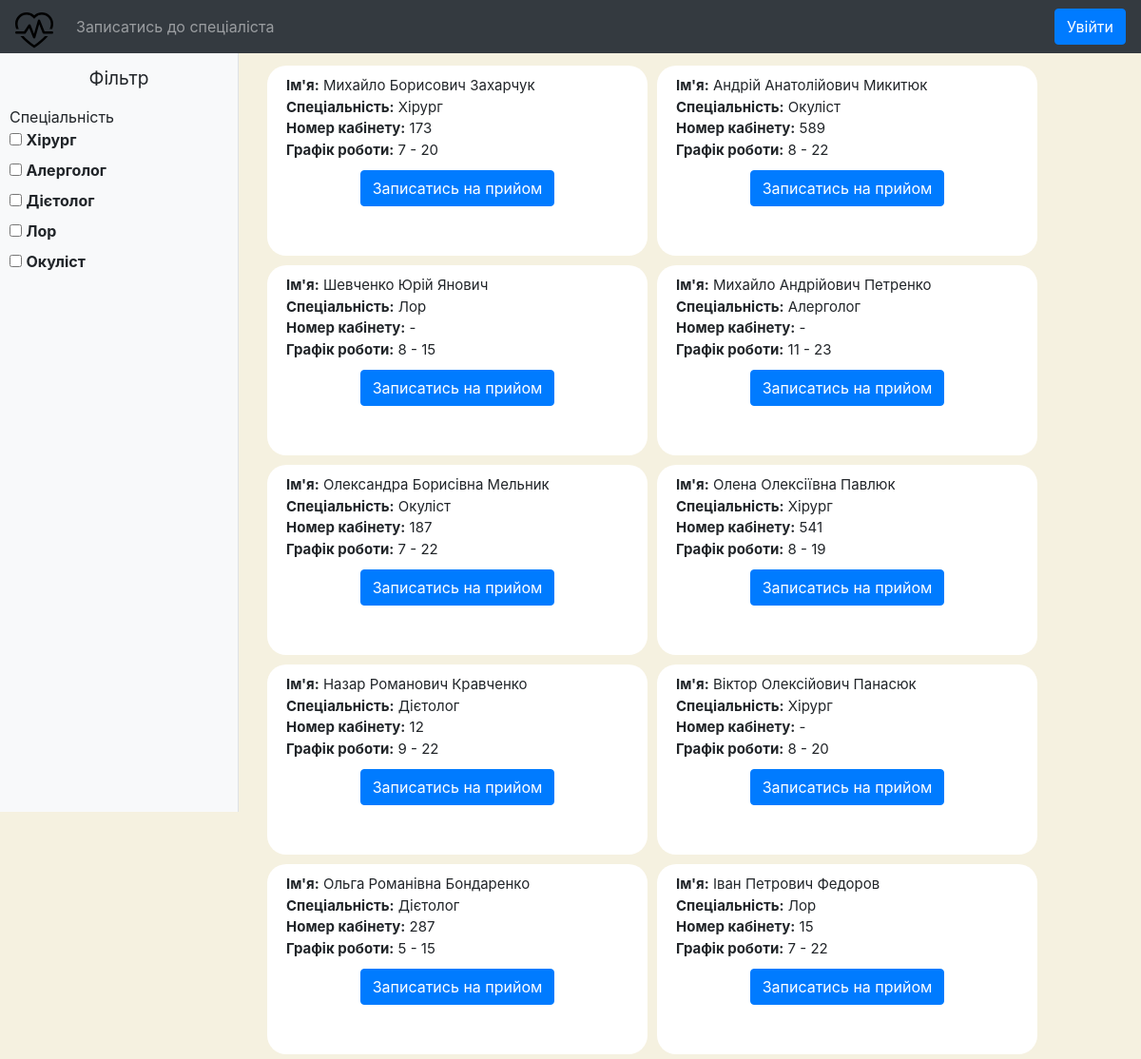
Page /make_appointment/ on the committed database.
### clients/models.py (models this page shows)
class ServiceWorkers(models.Model):
    name = models.CharField(max_length=255, verbose_name="Прізвище Ім'я")
    location = models.CharField(max_length=255, default='-', null='-', verbose_name="Місце роботи")
    speciality = models.CharField(max_length=20, verbose_name="Спеціальність")
    schedule_from = models.CharField(max_length=30, verbose_name="Розклад від")
    schedule_to = models.CharField(max_length=30, verbose_name="Розклад до")

### clients/views.py (the view, shortened to what this page needs)
# urls.py: path('make_appointment/', make_appointment, name='make_appointment'),   # view doctors and filter
def make_appointment(request):
    context = {
        'user': request.user,
        'professions': set(ServiceWorkers.objects.values_list('speciality', flat=True)),
        'doctors': ServiceWorkers.objects.all()
    }
    return render(request, 'clients/make_appointment.html', context=context)

### clients/templates/clients/make_appointment.html (shortened to what this page needs)
{% extends "clients/base.html" %}
{% load static %}
{% block styles %}
    <link type="text/css" href="{% static 'css/make_appointment.css' %}" rel="stylesheet"/>
    <link type="text/css" href="{% static 'css/doctor_view.css' %}" rel="stylesheet"/>
{% endblock %}
{% block content %}
    <div class="d-flex" id="wrapper">
        <div class="bg-light border-right vh-100" id="sidebar-wrapper">
            <div class="sidebar-heading" align="center">Фільтр</div>
            <div class="list-group list-group-flush overflow-auto h-100" style="margin-left: 10px;">
                  Спеціальність
                {% for prof in professions %}
                    <div>
                        <input class="filter-checkbox" data-filter="speciality" id="{{prof}}" value="{{prof}}" type="checkbox">
                        <label for="{{prof}}"><b>{{prof}}</b></label>
                    </div>
                {% endfor %}
            </div>
        </div>
        <div class="container-fluid">
            <div class="doctor" id="filterProducts" style="margin-top: 10px;">
                {% for doctor in doctors %}
                    <div class="dives" align="center">
                        <div style="padding-left: 20px; padding-top: 10px;"><b>Ім'я:</b> {{ doctor.name }}</div>
                        <div style="padding-left: 20px;"><b>Спеціальність:</b> {{ doctor.speciality }}</div>
                        <div style="padding-left: 20px;"><b>Номер кабінету:</b> {{ doctor.location }}</div>
                        <div style="padding-left: 20px;"><b>Графік роботи:</b> {{ doctor.schedule_from }} - {{ doctor.schedule_to }}</div>
                        <p align="center" style="padding-top: 10px;"><a class="btn btn-primary shadow_head" href="{% url 'appoint_doctor' doctor_id=doctor.id %}">Записатись на прийом</a></p>
                    </div>
                {% endfor %}
            </div>
        </div>
    </div>
{% endblock %}

### clients/templates/clients/base.html (shortened to what this page needs)
<!DOCTYPE html>
{% load static %}
<html>
    <head>
        <link rel="stylesheet" href="https://cdn.jsdelivr.net/npm/bootstrap@4.3.1/dist/css/bootstrap.min.css">
    </head>
    <body style="background-color: #F5F1E0;">
        {% block styles %}
        {% endblock %}
        <header>
			<nav class="navbar navbar-expand-md bg-dark navbar-dark fixed-top shadow_head">
                <div class="collapse navbar-collapse" id="collapsibleNavbar">
                    <ul class="navbar-nav mr-auto">
                        <a class="navbar-brand" href="{% url 'home' %}" style="height:40px;">
                            <img class="d-inline-block align-top logotype" height="40px;" src="{% static 'images/logo.svg' %}">
                        </a>
                        <li class="nav-item">
                            <a class="nav-link" href="{% url 'make_appointment' %}">Записатись до спеціаліста</a>
                        </li>
                    </ul>
                    {% if user.is_authenticated %}
                        <a class="btn btn-danger shadow_head" href="{% url 'logout' %}">Вийти</a>
                    {% else %}
						<a class="btn btn-primary shadow_head" href="{% url 'login' %}">Увійти</a>
                    {% endif %}
                </div>
            </nav>
        </header>
        <br>
        <div style="margin-top: 30px;">
            {% block content %}{% endblock %}
        </div>
    </body>
</html>

### clients/static/css/make_appointment.css (style rules this page uses)
body { overflow-x: hidden; }
#sidebar-wrapper { min-height: 100vh; margin-left: -15rem; -webkit-transition: margin .25s ease-out; -moz-transition: margin .25s ease-out; -o-transition: margin .25s ease-out; transition: margin .25s ease-out; }
#sidebar-wrapper .sidebar-heading { padding: 0.875rem 1.25rem; font-size: 1.2rem; }
#sidebar-wrapper .list-group { width: 15rem; }
@media (min-width: 768px) { #sidebar-wrapper { margin-left: 0; } }

### clients/static/css/doctor_view.css (style rules this page uses)
.doctor { display: flex; flex-wrap: wrap; margin-left: 10px; }
.doctor .dives { position: relative; width: 400px; height: 200px; background-color: white; margin: 5px; text-decoration: none; text-align: left; font-size: 15px; border-radius: 20px; }

### rows in the picture
ServiceWorkers: name "Михайло Борисович Захарчук", speciality "Хірург", location "173", schedule_from "7", schedule_to "20"
ServiceWorkers: name "Андрій Анатолійович Микитюк", speciality "Окуліст", location "589", schedule_from "8", schedule_to "22"
ServiceWorkers: name "Шевченко Юрій Янович", speciality "Лор", location "-", schedule_from "8", schedule_to "15"
ServiceWorkers: name "Михайло Андрійович Петренко", speciality "Алерголог", location "-", schedule_from "11", schedule_to "23"
ServiceWorkers: name "Олександра Борисівна Мельник", speciality "Окуліст", location "187", schedule_from "7", schedule_to "22"
ServiceWorkers: name "Олена Олексіївна Павлюк", speciality "Хірург", location "541", schedule_from "8", schedule_to "19"
ServiceWorkers: name "Назар Романович Кравченко", speciality "Дієтолог", location "12", schedule_from "9", schedule_to "22"
ServiceWorkers: name "Віктор Олексійович Панасюк", speciality "Хірург", location "-", schedule_from "8", schedule_to "20"
ServiceWorkers: name "Ольга Романівна Бондаренко", speciality "Дієтолог", location "287", schedule_from "5", schedule_to "15"
ServiceWorkers: name "Іван Петрович Федоров", speciality "Лор", location "15", schedule_from "7", schedule_to "22"

### other values in the picture
{{ prof }} "Хірург" "Алерголог" "Дієтолог" "Лор" "Окуліст"
